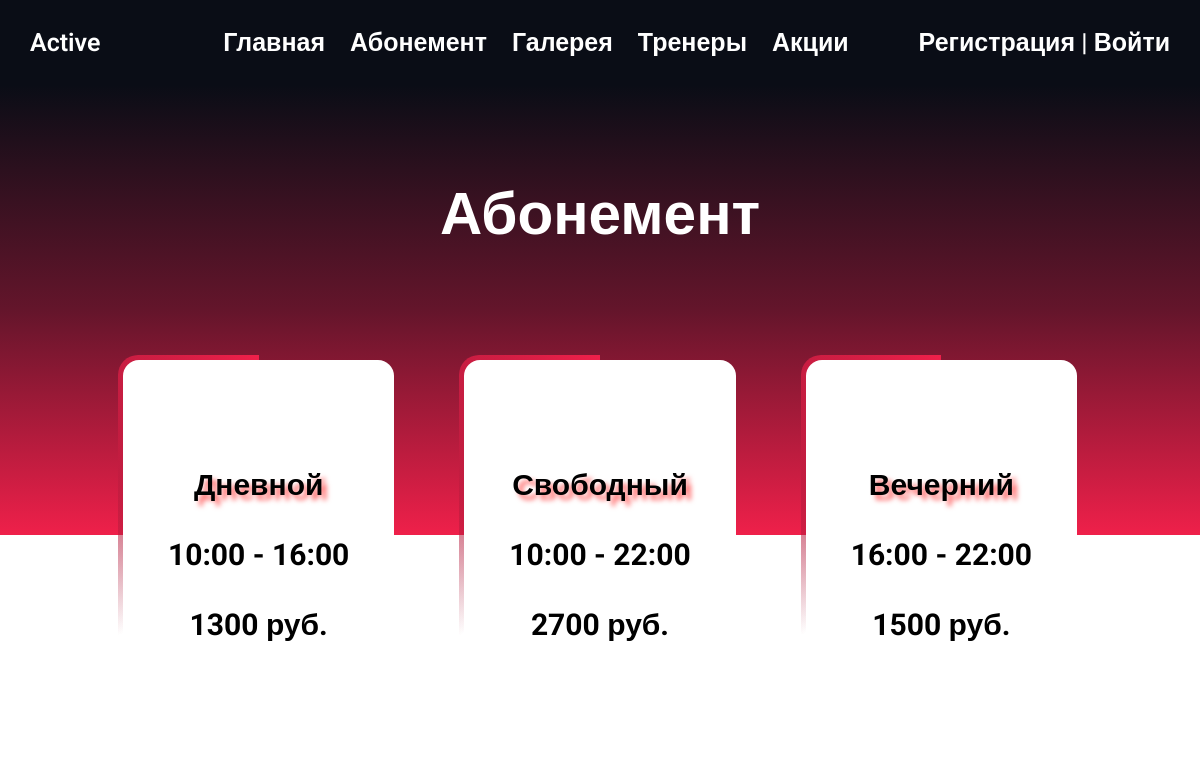
Screenshot of /abonnement/ with the database file from the repository.
### Gym_at_the_Moscow/models.py (models this page shows, shortened)
class Abonnement(models.Model):
    abonnement = models.CharField("Абонемент", max_length=100)
    time = models.CharField("Время посещения", max_length=100)
    price = models.IntegerField("Цена, руб.", null=True, blank=True)
    class Meta:
        verbose_name = "Абонемент"
        verbose_name_plural = "Абонементы"

### Gym_at_the_Moscow/views.py (the view)
# urls.py: path('abonnement/', views.abon_func, name='abon-name'),
def abon_func(request):
    ab = Abonnement.objects.order_by('time')
    return render(request, 'Gym_at_the_Moscow/ab_page.html', {'ab': ab})

### Gym_at_the_Moscow/templates/Gym_at_the_Moscow/ab_page.html (shortened to what this page needs)
{% extends 'base.html' %}
{% load static %}
{% block css_additional %}
<link rel="stylesheet" href="{% static 'Gym_at_the_Moscow/css/all.min.css' %}">
<link rel="stylesheet" href="{% static 'Gym_at_the_Moscow/css/style.css'%}">
{% endblock %}
{% block content %}
        {% include 'includes/navbar.html' %}
        <div class="abonement_header">
            <div class="text_header">
                <h3>Абонемент</h3>
            </div>
            <div class="all_block">
            {% for a in ab%}
                <div class="card_box">
                    <span></span>
                    <h4>{{ a.abonnement }}</h4>
                    <h5>{{ a.time }}</h5>
                    <h5>{{ a.price }} руб.</h5>
                </div>
            {% endfor %}
            </div>
        </div>
{% endblock %}

### static/css/base.css (style rules this page uses)
* { margin: 0; padding: 0; border: none; box-sizing: border-box; }
body { font-family: 'Roboto', sans-serif; font-size: 20px; line-height: 1; background-color: #fff; font-weight: 600; overflow-x: hidden; }

### Gym_at_the_Moscow/static/Gym_at_the_Moscow/css/style.css (style rules this page uses)
.abonement_header { display: flex; justify-items: center; align-items: flex-start; width: 100%; max-height: 450px; color: #fff; padding: 5em 0 0 0; background: linear-gradient(to bottom, rgb(10, 13, 22), rgb(100, 21, 43), rgb(239, 32, 74)); }
.all_block { display: flex; flex: 1; gap: 2em; max-width: 100%; height: 100%; margin-top: 8em; justify-content: center; align-items: center; }
.card_box { position: relative; display: flex; flex-direction: column; gap: 2em; max-width: 300px; max-height: 400px; border-radius: 20px; justify-content: center; align-items: center; overflow: hidden; margin: 10px; padding: 6em 2.5em 6em 2.5em; }
.card_box::after { content: ""; position: absolute; width: 500px; height: 500px; background-image: conic-gradient(transparent, transparent, transparent, rgb(239, 32, 74)); animation: animateBox 4s -2s linear infinite; }
.card_box::before { content: ""; position: absolute; width: 500px; height: 500px; background-image: conic-gradient(transparent, transparent, transparent, rgb(100, 21, 43)); animation: animateBox 4s linear infinite; }
.card_box span { position: absolute; inset: 5px; border-radius: 16px; background: #fff; z-index: 1; }
.text_header { width: 100%; text-align: center; font-size: 50px; position: absolute; }
.card_box h4, h5 { position: relative; font-size: 30px; z-index: 2; color: #000; font-weight: bold; }
.card_box h4 { text-shadow: 5px 5px 5px rgb(255, 110, 110); }
.card_box_sale h4, h5 { position: relative; font-size: 30px; z-index: 2; color: #000; font-weight: bold; }

### rows the page displays
Abonnement: abonnement "Дневной", time "10:00 - 16:00", price "1300"
Abonnement: abonnement "Свободный", time "10:00 - 22:00", price "2700"
Abonnement: abonnement "Вечерний", time "16:00 - 22:00", price "1500"
